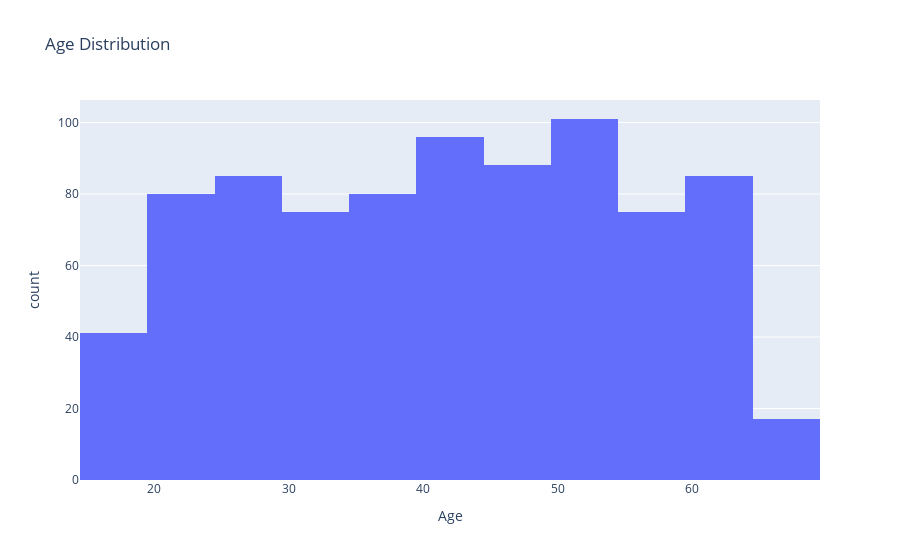
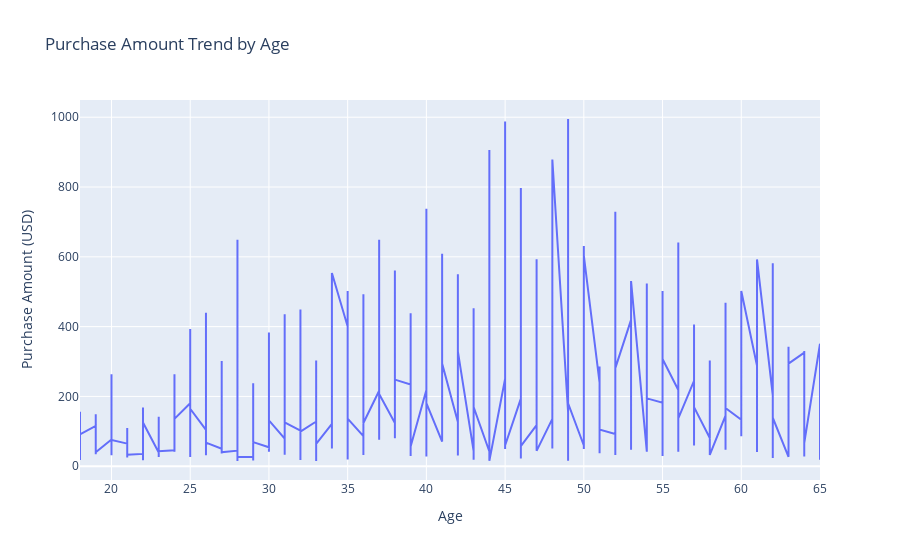

The notebook cell these images were saved under, in order:
### Code cell
# Some plots using plotly

import plotly.express as px
import plotly.graph_objects as go
# Histogram of Age
fig = px.histogram(df, x='Age', nbins=15, title='Age Distribution')
fig.show()

# Line plot of Purchase Amount over Age
fig = px.line(df.sort_values('Age'), x='Age', y='Purchase Amount (USD)', title='Purchase Amount Trend by Age')
fig.show()

### Figure 1 — Plotly figure (JSON) as saved in the notebook; plotly's stock layout.template omitted (floating-point values rounded to 4 significant figures; data arrays with more than 128 entries replaced by an {"elided": "..."} marker saying what was removed)
{"data": [{"bingroup": "x", "hovertemplate": "Age=%{x}<br>count=%{y}<extra></extra>", "legendgroup": "", "marker": {"color": "#636efa", "pattern": {"shape": ""}}, "name": "", "nbinsx": 15, "orientation": "v", "showlegend": false, "type": "histogram", "x": {"elided": "823 float values"}, "xaxis": "x", "yaxis": "y"}], "layout": {"barmode": "relative", "legend": {"tracegroupgap": 0}, "title": {"text": "Age Distribution"}, "xaxis": {"anchor": "y", "domain": [0, 1], "title": {"text": "Age"}}, "yaxis": {"anchor": "x", "domain": [0, 1], "title": {"text": "count"}}}}

### Figure 2 — Plotly figure (JSON) as saved in the notebook; plotly's stock layout.template omitted (floating-point values rounded to 4 significant figures; data arrays with more than 128 entries replaced by an {"elided": "..."} marker saying what was removed)
{"data": [{"hovertemplate": "Age=%{x}<br>Purchase Amount (USD)=%{y}<extra></extra>", "legendgroup": "", "line": {"color": "#636efa", "dash": "solid"}, "marker": {"symbol": "circle"}, "mode": "lines", "name": "", "orientation": "v", "showlegend": false, "type": "scatter", "x": {"elided": "823 float values"}, "xaxis": "x", "y": {"elided": "823 float values"}, "yaxis": "y"}], "layout": {"legend": {"tracegroupgap": 0}, "title": {"text": "Purchase Amount Trend by Age"}, "xaxis": {"anchor": "y", "domain": [0, 1], "title": {"text": "Age"}}, "yaxis": {"anchor": "x", "domain": [0, 1], "title": {"text": "Purchase Amount (USD)"}}}}
